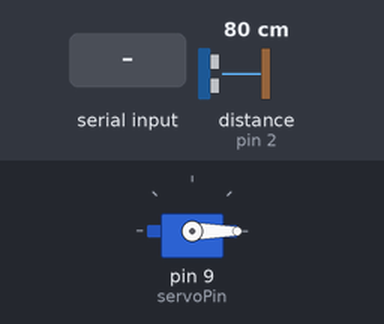
This sketch was run on a simulated Arduino Uno, built with avr-gcc and run on an emulated ATmega328P. On the bench: servo. The test bench sets the inputs (shaded band); at power-on: distance to the obstacle (sensor on pin 2) 80 cm. The echo pulse lasts 58.3 µs per cm; what the sketch prints to the serial monitor is not drawn.

Above: at 1.2 s.
1.3 s: "1" received over Serial
At 2.77 s:
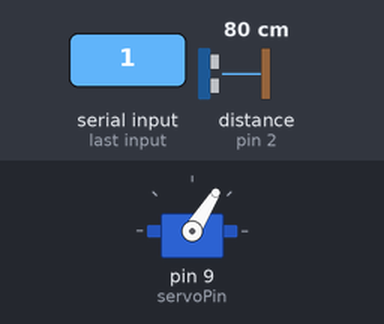
4.3 s: distance to the obstacle (sensor on pin 2) set to 250 cm
6.5 s: "0" received over Serial
At 7.97 s:
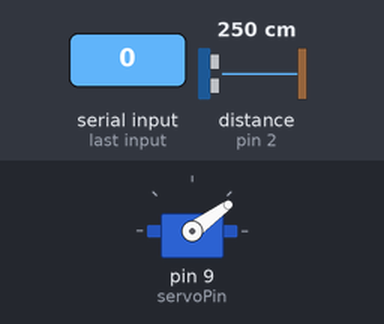
9.5 s: distance to the obstacle (sensor on pin 2) set to 2 cm
12.5 s: "2" received over Serial
At 13.97 s:
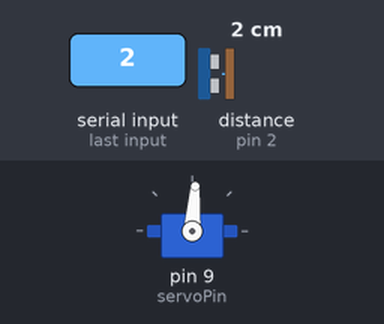
Timing chart, 0 to 16.5 s (numbered marks = the images above; inputs shaded):
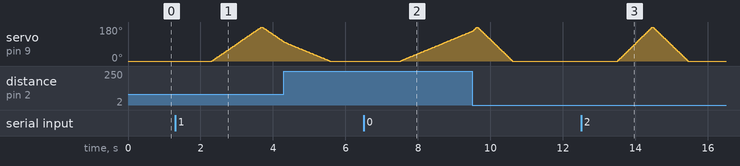

The sketch:

ard_code.ino
```cpp
#include <Servo.h>

//0-180 is counter clockwise
//even row -> 0-180 (even)
//odd row -> 1-179 (odd)

#define echoPin 2
#define trigPin 3
#define servoPin 9
#define SWEEP_DELAY 10
#define ADJUST(reading, error_base, error_hypo, shaft) (error_base / error_hypo)* (reading + shaft)

long duration;
double distance;
int angle;
int angle_step;
int sweep;
Servo servo;
double data[181];
char buffer[10];

void readDistance() {
  digitalWrite(trigPin, LOW);
  delayMicroseconds(5);
  digitalWrite(trigPin, HIGH);
  delayMicroseconds(10);
  digitalWrite(trigPin, LOW);
  duration = pulseIn(echoPin, HIGH);
  distance = duration * 0.0343 / 2.0;
}

void setup() {
  pinMode(trigPin, OUTPUT);
  pinMode(echoPin, INPUT);
  servo.attach(servoPin);
  angle = 0;
  angle_step = 2;
  sweep = 0;
  servo.write(angle);
  Serial.begin(9600);
}

void loop() {
  while(Serial.available()==0);
  Serial.readString();
  if(sweep == 0)
    angle = 0;
  else
    angle = 1;
  for(; angle<=180; angle+=angle_step){
    servo.write(angle);
    delay(SWEEP_DELAY);
    readDistance();
    data[angle] = distance;
  }
  if(sweep==0)
    angle = 180;
  else
    angle = 179;
  for(; angle>=sweep; angle-=angle_step){
    servo.write(angle);
    delay(SWEEP_DELAY);
    readDistance();
    data[angle] = (data[angle]+distance)/2.0;
    //data[angle] = ADJUST(data[angle], 6.0, 6.1, 1.6);
  }
  int i;
  for(i=sweep; i<=180; i+=angle_step){
    dtostrf(data[i], 3, 1, buffer);
    Serial.print(buffer);
    Serial.print(", ");
  }
  Serial.println();
  //sweep = !sweep;
}
```

Measured:
- after the input at 1.3 s, servo on pin 9 (servoPin): rises from 0° to 180° in 1.4 s, then falls to 104° in 0.60 s
- after the input at 6.5 s, servo on pin 9 (servoPin): moves from 0° to 158° over 2.0 s, starting after 1.0 s
- after the input at 12.5 s, servo on pin 9 (servoPin): rises from 0° to 180° in 0.95 s, then falls to 0° in 0.98 s
